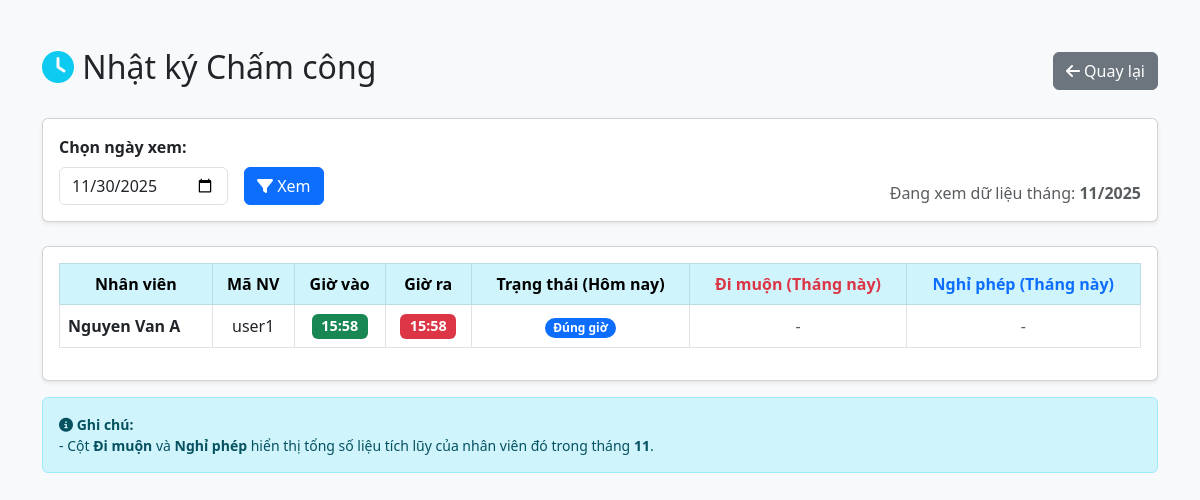
Page /HomePage/admin_attendance.php (signed in) on the committed database.
### tables this page shows
CREATE TABLE `attendance` (
  `id` int(11) NOT NULL,
  `user_id` int(11) NOT NULL,
  `date` date NOT NULL,
  `check_in` time DEFAULT NULL,
  `check_out` time DEFAULT NULL,
  `status` enum('present','absent','late') DEFAULT 'present'
);

CREATE TABLE `users` (
  `id` int(11) NOT NULL,
  `role_id` int(11) NOT NULL,
  `username` varchar(50) NOT NULL,
  `password` varchar(255) NOT NULL,
  `email` varchar(100) NOT NULL,
  `full_name` varchar(100) NOT NULL,
  `avatar` varchar(255) DEFAULT 'img/default.jpg',
  `status` enum('active','inactive') DEFAULT 'active',
  `created_at` timestamp NOT NULL DEFAULT current_timestamp()
);

### HomePage/admin_attendance.php (the view, shortened to what this page needs)
<?php
require_once 'db_connect.php';
$filter_date = isset($_GET['date']) ? $_GET['date'] : date('Y-m-d');
$current_month = date('m', strtotime($filter_date));
$current_year = date('Y', strtotime($filter_date));
$sql = "SELECT a.*, u.full_name, u.username
        FROM attendance a
        JOIN users u ON a.user_id = u.id
        WHERE a.date = ?
        ORDER BY a.check_in DESC";
$stmt = $conn->prepare($sql);
$stmt->bind_param("s", $filter_date);
$stmt->execute();
$result = $stmt->get_result();
?>
<!DOCTYPE html>
<html lang="vi">
<head>
    <link href="https://cdn.jsdelivr.net/npm/bootstrap@5.3.0/dist/css/bootstrap.min.css" rel="stylesheet">
    <link rel="stylesheet" href="https://cdnjs.cloudflare.com/ajax/libs/font-awesome/6.5.1/css/all.min.css">
</head>
<body class="bg-light">
    <div class="container mt-5">
        <div class="d-flex justify-content-between align-items-center mb-4">
            <h2><i class="fas fa-clock text-info"></i> Nhật ký Chấm công</h2>
            <a href="admin_dashboard.php" class="btn btn-secondary"><i class="fas fa-arrow-left"></i> Quay lại</a>
        </div>
        <div class="card shadow-sm mb-4">
            <div class="card-body">
                <form method="GET" class="row g-3 align-items-end">
                    <div class="col-auto">
                        <label class="form-label fw-bold">Chọn ngày xem:</label>
                        <input type="date" name="date" class="form-control" value="<?php echo $filter_date; ?>" onchange="this.form.submit()">
                    </div>
                    <div class="col-auto">
                        <button type="submit" class="btn btn-primary"><i class="fas fa-filter"></i> Xem</button>
                    </div>
                    <div class="col-auto ms-auto">
                        <span class="text-muted">Đang xem dữ liệu tháng: <strong><?php echo "$current_month/$current_year"; ?></strong></span>
                    </div>
                </form>
            </div>
        </div>
        <div class="card shadow-sm">
            <div class="card-body">
                <table class="table table-hover table-bordered align-middle text-center">
                    <thead class="table-info">
                        <tr>
                            <th>Nhân viên</th>
                            <th>Mã NV</th>
                            <th>Giờ vào</th>
                            <th>Giờ ra</th>
                            <th>Trạng thái (Hôm nay)</th>
                            <th class="text-danger">Đi muộn (Tháng này)</th> <th class="text-primary">Nghỉ phép (Tháng này)</th> </tr>
                    </thead>
                    <tbody>
                        <?php if ($result->num_rows > 0): ?>
                            <?php while($row = $result->fetch_assoc()):
                                $uid = $row['user_id'];
                                $sql_late = "SELECT COUNT(*) as count FROM attendance
                                             WHERE user_id = $uid
                                             AND MONTH(date) = '$current_month'
                                             AND YEAR(date) = '$current_year'
                                             AND status = 'late'";
                                $late_count = $conn->query($sql_late)->fetch_assoc()['count'];
                                $sql_leave = "SELECT COUNT(*) as count FROM leave_requests
                                              WHERE user_id = $uid
                                              AND MONTH(start_date) = '$current_month'
                                              AND YEAR(start_date) = '$current_year'
                                              AND status = 'approved'";
                                $leave_count = $conn->query($sql_leave)->fetch_assoc()['count'];
                            ?>
                            <tr>
                                <td class="text-start fw-bold"><?php echo $row['full_name']; ?></td>
                                <td><?php echo $row['username']; ?></td>
                                <td>
                                    <span class="badge bg-success" style="font-size: 0.9rem;">
                                        <?php echo date('H:i', strtotime($row['check_in'])); ?>
                                    </span>
                                </td>
                                <td>
                                    <?php if($row['check_out']): ?>
                                        <span class="badge bg-danger" style="font-size: 0.9rem;">
                                            <?php echo date('H:i', strtotime($row['check_out'])); ?>
                                        </span>
                                    <?php else: ?>
                                        <span class="text-muted small">--:--</span>
                                    <?php endif; ?>
                                </td>
                                <td>
                                    <?php
                                        if ($row['status'] == 'late') {
                                            echo '<span class="badge rounded-pill bg-warning text-dark">Đi muộn</span>';
                                        } else {
                                            echo '<span class="badge rounded-pill bg-primary">Đúng giờ</span>';
                                        }
                                    ?>
                                </td>
                                <td>
                                    <?php if($late_count > 0): ?>
                                        <strong class="text-danger"><?php echo $late_count; ?> lần</strong>
                                    <?php else: ?>
                                        <span class="text-muted">-</span>
                                    <?php endif; ?>
                                </td>
                                <td>
                                    <?php if($leave_count > 0): ?>
                                        <strong class="text-primary"><?php echo $leave_count; ?> đơn</strong>
                                    <?php else: ?>
                                        <span class="text-muted">-</span>
                                    <?php endif; ?>
                                </td>
                            </tr>
                            <?php endwhile; ?>
                        <?php else: ?>
                            <tr><td colspan="7" class="text-center text-muted py-4">Chưa có dữ liệu chấm công cho ngày này.</td></tr>
                        <?php endif; ?>
                    </tbody>
                </table>
            </div>
        </div>
        <div class="alert alert-info mt-3 small">
            <i class="fas fa-info-circle"></i> <strong>Ghi chú:</strong><br>
            - Cột <strong>Đi muộn</strong> và <strong>Nghỉ phép</strong> hiển thị tổng số liệu tích lũy của nhân viên đó trong tháng <strong><?php echo $current_month; ?></strong>.
        </div>
    </div>
</body>
</html>

### rows in the picture
attendance: user.full_name "Nguyen Van A", user.username "user1", check_in "15:58", check_out "15:58", status "Đúng giờ"

### other values in the picture
$current_month "11"
$current_year "2025"
